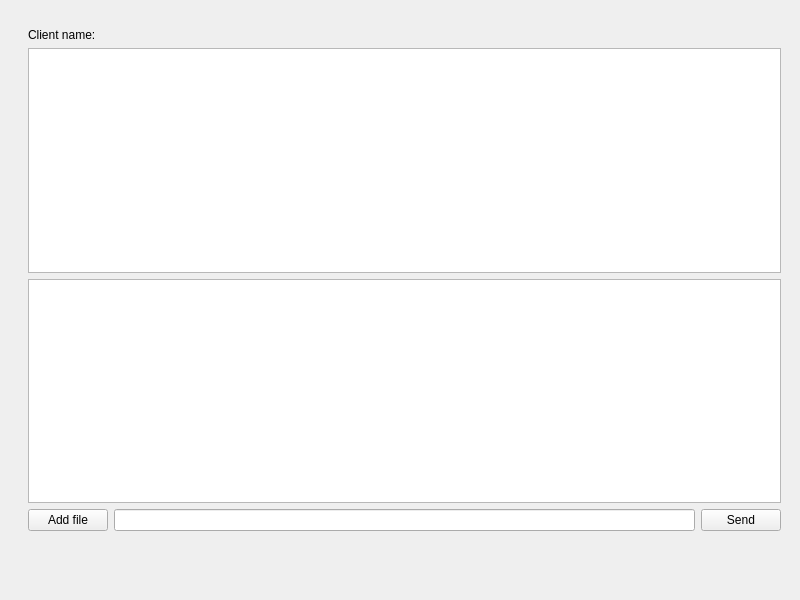
<?xml version="1.0" encoding="UTF-8"?>
<ui version="4.0">
 <class>MainWindow</class>
 <widget class="QMainWindow" name="MainWindow">
  <property name="geometry">
   <rect>
    <x>0</x>
    <y>0</y>
    <width>800</width>
    <height>600</height>
   </rect>
  </property>
  <widget class="QWidget" name="centralwidget">
   <widget class="QFrame" name="verticalFrame">
    <property name="geometry">
     <rect>
      <x>19</x>
      <y>19</y>
      <width>771</width>
      <height>521</height>
     </rect>
    </property>
    <layout class="QVBoxLayout" name="verticalLayout">
     <item>
      <widget class="QLabel" name="label">
       <property name="text">
        <string>Client name: </string>
       </property>
      </widget>
     </item>
     <item>
      <widget class="QTreeView" name="treeView"/>
     </item>
     <item>
      <widget class="QListView" name="listView"/>
     </item>
     <item>
      <layout class="QHBoxLayout" name="horizontalLayout">
       <item>
        <widget class="QPushButton" name="pushButton_Add_FIle">
         <property name="text">
          <string>Add file</string>
         </property>
        </widget>
       </item>
       <item>
        <widget class="QLineEdit" name="lineEdit_Input">
         <property name="inputMask">
          <string/>
         </property>
        </widget>
       </item>
       <item>
        <widget class="QPushButton" name="pushButton_Send">
         <property name="text">
          <string>Send</string>
         </property>
         <property name="shortcut">
          <string>Return</string>
         </property>
        </widget>
       </item>
      </layout>
     </item>
    </layout>
   </widget>
  </widget>
  <widget class="QMenuBar" name="menubar">
   <property name="geometry">
    <rect>
     <x>0</x>
     <y>0</y>
     <width>800</width>
     <height>21</height>
    </rect>
   </property>
  </widget>
 </widget>
 <resources/>
 <connections/>
</ui>
